Frame 1 (no input): blank canvas, image omitted
Frame 60 (the mouse pressed at the canvas centre just before this capture): blank canvas, image omitted
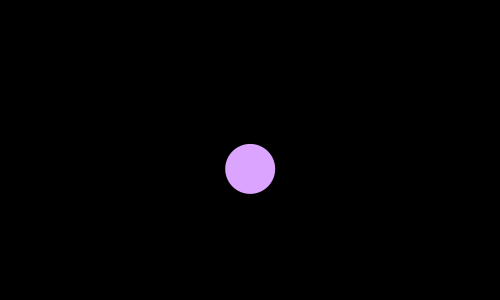
Frame 120 (the mouse held since frame 60 and released just before this capture)

The Processing sketch whose frames 1 and 60 were blank and that drew this single picture after the mouse press (run headless with seeded random() and noise(); from frame 60 on, the mouse is pressed at the canvas centre):

// Processing sketch: processing_172992
// ── processing_172992.pde


float counter = 0;

void setup() 
{
 size (500,300);
 background(255);
}

void draw()
{
  if (mousePressed == true)
  {
  background(0);
  colorMode(HSB, 360, 100, 100);
  float amplitude = map(sin(counter)*50, -1, 1, 250, 255); 
  translate(mouseX,mouseY);
  fill(amplitude, 35, 100);
  noStroke();
  ellipse(sin(counter), sin (counter)*100, 50, 50);
  }
  else
  {
    background(255);
  }
 
  counter += 0.5;  
}
